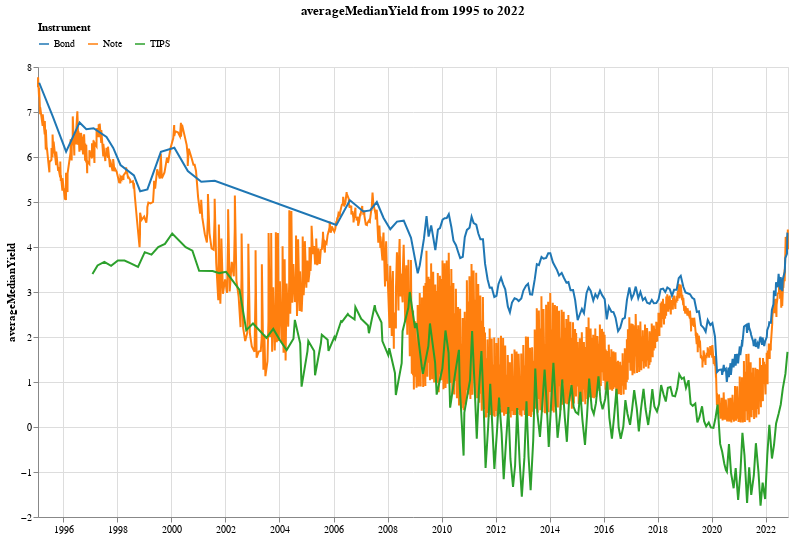

Write notebook code for a chart like this one.
### Code cell
dfst, ct = doTsChart(range(1995, 2023), metric='averageMedianYield')
ct.display()

### Figure 1 — Vega-Lite specification as saved in the notebook (floating-point values rounded to 4 significant figures; data arrays with more than 128 entries replaced by an {"elided": "..."} marker saying what was removed)
{"config": {"view": {"continuousWidth": 400, "continuousHeight": 300}}, "data": {"name": "data-8edc1c57f4eb47bf6b8b800b693f1e55"}, "mark": "line", "background": "white", "encoding": {"color": {"field": "type", "legend": {"orient": "top"}, "scale": {"scheme": "category10"}, "title": "Instrument", "type": "nominal"}, "tooltip": [{"field": "auctionDate", "type": "temporal"}, {"field": "type", "type": "nominal"}, {"field": "averageMedianYield", "type": "quantitative"}], "x": {"axis": {"title": ""}, "field": "auctionDate", "type": "temporal"}, "y": {"field": "averageMedianYield", "type": "quantitative"}}, "height": 450, "title": "averageMedianYield from 1995 to 2022", "width": 750, "$schema": "https://vega.github.io/schema/vega-lite/v4.17.0.json", "datasets": {"data-8edc1c57f4eb47bf6b8b800b693f1e55": {"elided": "1688 records"}}}
